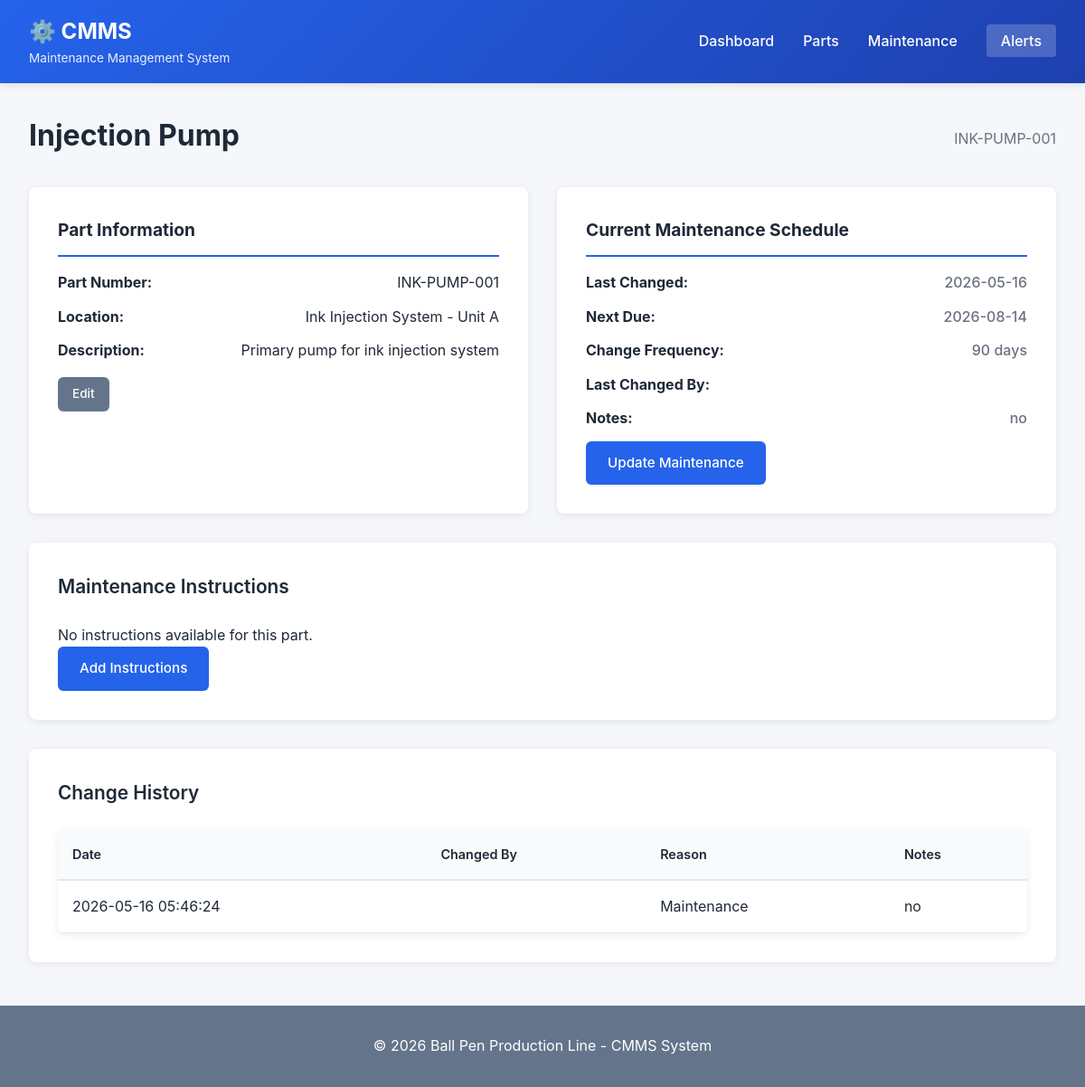
Before: /parts/1 with the older database file.
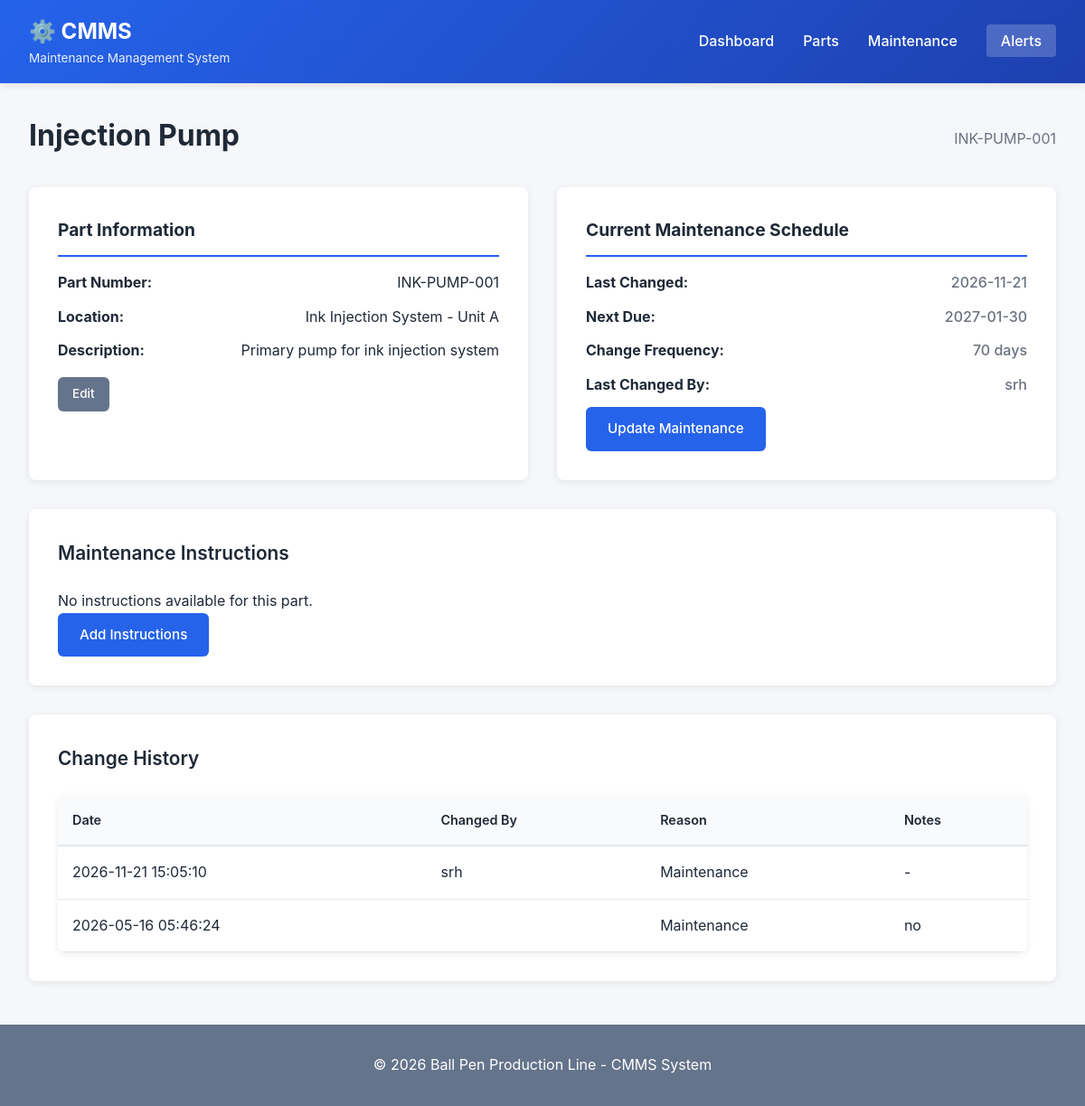
After: the same page with the newer database file.
### tables this page shows
CREATE TABLE parts (
                id INTEGER PRIMARY KEY AUTOINCREMENT,
                name TEXT NOT NULL UNIQUE,
                description TEXT,
                location TEXT,
                part_number TEXT,
                created_at TIMESTAMP DEFAULT CURRENT_TIMESTAMP
            );

CREATE TABLE maintenance_records (
                id INTEGER PRIMARY KEY AUTOINCREMENT,
                part_id INTEGER NOT NULL,
                last_changed TIMESTAMP,
                next_scheduled_change TIMESTAMP,
                change_frequency_days INTEGER,
                performed_by TEXT,
                notes TEXT,
                created_at TIMESTAMP DEFAULT CURRENT_TIMESTAMP,
                updated_at TIMESTAMP DEFAULT CURRENT_TIMESTAMP,
                FOREIGN KEY (part_id) REFERENCES parts (id)
            );

CREATE TABLE change_history (
                id INTEGER PRIMARY KEY AUTOINCREMENT,
                part_id INTEGER NOT NULL,
                changed_by TEXT NOT NULL,
                changed_at TIMESTAMP DEFAULT CURRENT_TIMESTAMP,
                reason TEXT,
                notes TEXT
            );

### cmms_app.py (the view)
@app.route('/parts/<int:part_id>')
def view_part(part_id):
    db = get_db()
    part = db.get_part(part_id)
    if not part:
        flash('Part not found', 'error')
        return redirect(url_for('parts'))
    record = db.get_maintenance_record(part_id)
    instructions = db.get_instructions(part_id)
    history = db.get_change_history(part_id)
    return render_template('part_detail.html',
                         part=part,
                         record=record,
                         instructions=instructions,
                         history=history)

### cmms_app.py (called while the page is built)
def get_db():
    db = getattr(g, '_database', None)
    if db is None:
        db = g._database = CMmsDatabase()
    return db

### cmms_database.py (called while the page is built)
    def init_db(self):
        self.conn = sqlite3.connect(self.db_path)
        self.conn.row_factory = sqlite3.Row
        self.cursor = self.conn.cursor()
        self.create_tables()

    def close(self):
        if self.conn:
            self.conn.close()

    def get_part(self, part_id):
        self.cursor.execute('SELECT * FROM parts WHERE id = ?', (part_id,))
        return self.cursor.fetchone()

    def get_maintenance_record(self, part_id):
        self.cursor.execute('''
            SELECT * FROM maintenance_records
            WHERE part_id = ?
            ORDER BY id DESC
            LIMIT 1
        ''', (part_id,))
        return self.cursor.fetchone()

    def get_instructions(self, part_id):
        self.cursor.execute('''
            SELECT * FROM maintenance_instructions
            WHERE part_id = ?
            ORDER BY step_number
        ''', (part_id,))
        return self.cursor.fetchall()

    def get_change_history(self, part_id):
        self.cursor.execute('''
            SELECT * FROM change_history
            WHERE part_id = ?
            ORDER BY changed_at DESC
        ''', (part_id,))
        return self.cursor.fetchall()

### templates/part_detail.html (shortened to what this page needs)
{% extends "base.html" %}
{% block content %}
<div class="page-header">
    <h2>{{ part.name }}</h2>
    <p class="subtitle">{{ part.part_number }}</p>
</div>
<div class="detail-grid">
    <div class="detail-card">
        <h3>Part Information</h3>
        <div class="detail-content">
            <p><strong>Part Number:</strong> {{ part.part_number }}</p>
            <p><strong>Location:</strong> {{ part.location }}</p>
            <p><strong>Description:</strong> {{ part.description }}</p>
            <div class="button-group">
                <a href="{{ url_for('edit_part', part_id=part.id) }}" class="btn btn-sm btn-secondary">Edit</a>
            </div>
        </div>
    </div>
    {% if record %}
    <div class="detail-card">
        <h3>Current Maintenance Schedule</h3>
        <div class="detail-content">
            <p>
                <strong>Last Changed:</strong>
                <span class="value">{{ record.last_changed[:10] if record.last_changed else 'Not recorded' }}</span>
            </p>
            <p>
                <strong>Next Due:</strong>
                <span class="value">{{ record.next_scheduled_change[:10] if record.next_scheduled_change else 'Not scheduled' }}</span>
            </p>
            <p>
                <strong>Change Frequency:</strong>
                <span class="value">{{ record.change_frequency_days }} days</span>
            </p>
            <p>
                <strong>Last Changed By:</strong>
                <span class="value">{{ record.performed_by }}</span>
            </p>
            {% if record.notes %}
            <p>
                <strong>Notes:</strong>
                <span class="value">{{ record.notes }}</span>
            </p>
            {% endif %}
            <a href="{{ url_for('record_maintenance', part_id=part.id) }}" class="btn btn-primary">Update Maintenance</a>
        </div>
    </div>
    {% else %}
    <div class="detail-card">
        <h3>No Maintenance Record</h3>
        <p>No maintenance schedule has been set for this part yet.</p>
        <a href="{{ url_for('record_maintenance', part_id=part.id) }}" class="btn btn-primary">Create First Record</a>
    </div>
    {% endif %}
</div>
<div class="section">
    <h3 class="section-title">Maintenance Instructions</h3>
    {% if instructions %}
    <div class="instructions-list">
        <ol>
            {% for instr in instructions %}
            <li class="instruction-step">
                {{ instr.instruction_text }}
            </li>
            {% endfor %}
        </ol>
    </div>
    <a href="{{ url_for('add_instruction', part_id=part.id) }}" class="btn btn-sm btn-secondary">Add Instruction</a>
    {% else %}
    <p>No instructions available for this part.</p>
    <a href="{{ url_for('add_instruction', part_id=part.id) }}" class="btn btn-primary">Add Instructions</a>
    {% endif %}
</div>
<div class="section">
    <h3 class="section-title">Change History</h3>
    {% if history %}
    <table class="data-table">
        <thead>
            <tr>
                <th>Date</th>
                <th>Changed By</th>
                <th>Reason</th>
                <th>Notes</th>
            </tr>
        </thead>
        <tbody>
            {% for change in history %}
            <tr>
                <td>{{ change.changed_at }}</td>
                <td>{{ change.changed_by }}</td>
                <td>{{ change.reason }}</td>
                <td>{{ change.notes or '-' }}</td>
            </tr>
            {% endfor %}
        </tbody>
    </table>
    {% else %}
    <p>No change history available.</p>
    {% endif %}
</div>
{% endblock %}

### templates/base.html (shortened to what this page needs)
<!DOCTYPE html>
<html lang="en">
<head>
    <link rel="stylesheet" href="{{ url_for('static', filename='style.css') }}">
</head>
<body>
    <nav class="navbar">
        <div class="nav-container">
            <div class="nav-brand">
                <h1>⚙️ CMMS</h1>
                <span class="nav-subtitle">Maintenance Management System</span>
            </div>
            <ul class="nav-menu">
                <li><a href="{{ url_for('index') }}" class="nav-link">Dashboard</a></li>
                <li><a href="{{ url_for('parts') }}" class="nav-link">Parts</a></li>
                <li><a href="{{ url_for('maintenance') }}" class="nav-link">Maintenance</a></li>
                <li><a href="{{ url_for('alerts') }}" class="nav-link alert-link">Alerts</a></li>
            </ul>
        </div>
    </nav>
    <div class="container">
        {% block content %}{% endblock %}
    </div>
    <footer class="footer">
        <p>&copy; 2026 Ball Pen Production Line - CMMS System</p>
    </footer>
</body>
</html>

### static/style.css (style rules this page uses)
:root { --primary: #2563eb; --primary-dark: #1e40af; --secondary: #64748b; --success: #10b981; --warning: #f59e0b; --danger: #ef4444; --info: #3b82f6; --light: #f8fafc; --border: #e2e8f0; --text: #1f2937; --text-light: #6b7280; }
* { margin: 0; padding: 0; box-sizing: border-box; }
body { font-family: -apple-system, BlinkMacSystemFont, 'Segoe UI', Roboto, Oxygen, Ubuntu, Cantarell, sans-serif; line-height: 1.6; color: var(--text); background: #f5f7fa; }
.navbar { background: linear-gradient(135deg, var(--primary) 0%, var(--primary-dark) 100%); color: white; padding: 1rem 0; box-shadow: 0 2px 8px rgba(0,0,0,0.1); position: sticky; top: 0; z-index: 100; }
.nav-container { max-width: 1200px; margin: 0 auto; padding: 0 2rem; display: flex; justify-content: space-between; align-items: center; }
.nav-brand h1 { font-size: 1.5rem; font-weight: 700; }
.nav-subtitle { font-size: 0.85rem; opacity: 0.9; display: block; }
.nav-menu { list-style: none; display: flex; gap: 2rem; }
.nav-link { color: white; text-decoration: none; font-weight: 500; transition: opacity 0.3s; }
.nav-link.alert-link { background: rgba(255,255,255,0.2); padding: 0.5rem 1rem; border-radius: 4px; }
.container { max-width: 1200px; margin: 2rem auto; padding: 0 2rem; }
.page-header { display: flex; justify-content: space-between; align-items: center; margin-bottom: 2rem; }
.page-header h2 { font-size: 2rem; color: var(--text); }
.subtitle { color: var(--text-light); margin: 0.5rem 0 0 0; }
.btn { display: inline-block; padding: 0.75rem 1.5rem; border-radius: 6px; text-decoration: none; border: none; cursor: pointer; font-weight: 500; transition: all 0.3s; font-size: 0.95rem; }
.btn-primary { background: var(--primary); color: white; }
.btn-secondary { background: var(--secondary); color: white; }
.btn-sm { padding: 0.5rem 1rem; font-size: 0.85rem; }
.data-table { width: 100%; border-collapse: collapse; background: white; border-radius: 8px; overflow: hidden; box-shadow: 0 2px 8px rgba(0,0,0,0.08); }
.data-table thead { background: var(--light); border-bottom: 2px solid var(--border); }
.data-table th { padding: 1rem; text-align: left; font-weight: 600; color: var(--text); font-size: 0.9rem; }
.data-table td { padding: 1rem; border-bottom: 1px solid var(--border); }
.section { background: white; border-radius: 8px; padding: 2rem; margin: 2rem 0; box-shadow: 0 2px 8px rgba(0,0,0,0.08); }
.section-title { font-size: 1.3rem; font-weight: 600; margin-bottom: 1.5rem; color: var(--text); }
.button-group { display: flex; gap: 0.5rem; margin-top: 1rem; }
.detail-grid { display: grid; grid-template-columns: repeat(auto-fit, minmax(350px, 1fr)); gap: 2rem; margin: 2rem 0; }
.detail-card { background: white; border-radius: 8px; padding: 2rem; box-shadow: 0 2px 8px rgba(0,0,0,0.08); }
.detail-card h3 { font-size: 1.2rem; margin-bottom: 1rem; color: var(--text); border-bottom: 2px solid var(--primary); padding-bottom: 0.75rem; }
.detail-content p { margin: 0.75rem 0; display: flex; justify-content: space-between; }
.detail-content strong { color: var(--text); min-width: 150px; }
.value { color: var(--text-light); font-weight: 500; }
.footer { background: var(--secondary); color: white; text-align: center; padding: 2rem; margin-top: 3rem; }

Changed rows visible on the page:
no longer on this page (row unchanged): maintenance_records: last_changed "2026-05-16", next_scheduled_change "2026-08-14", change_frequency_days "90", notes "no"
added maintenance_records: last_changed "2026-11-21", next_scheduled_change "2027-01-30", change_frequency_days "70", performed_by "srh"
added change_history: changed_at "2026-11-21 15:05:10", changed_by "srh", reason "Maintenance", notes "-"
Other visible differences:
text no longer shown: "Notes:"
